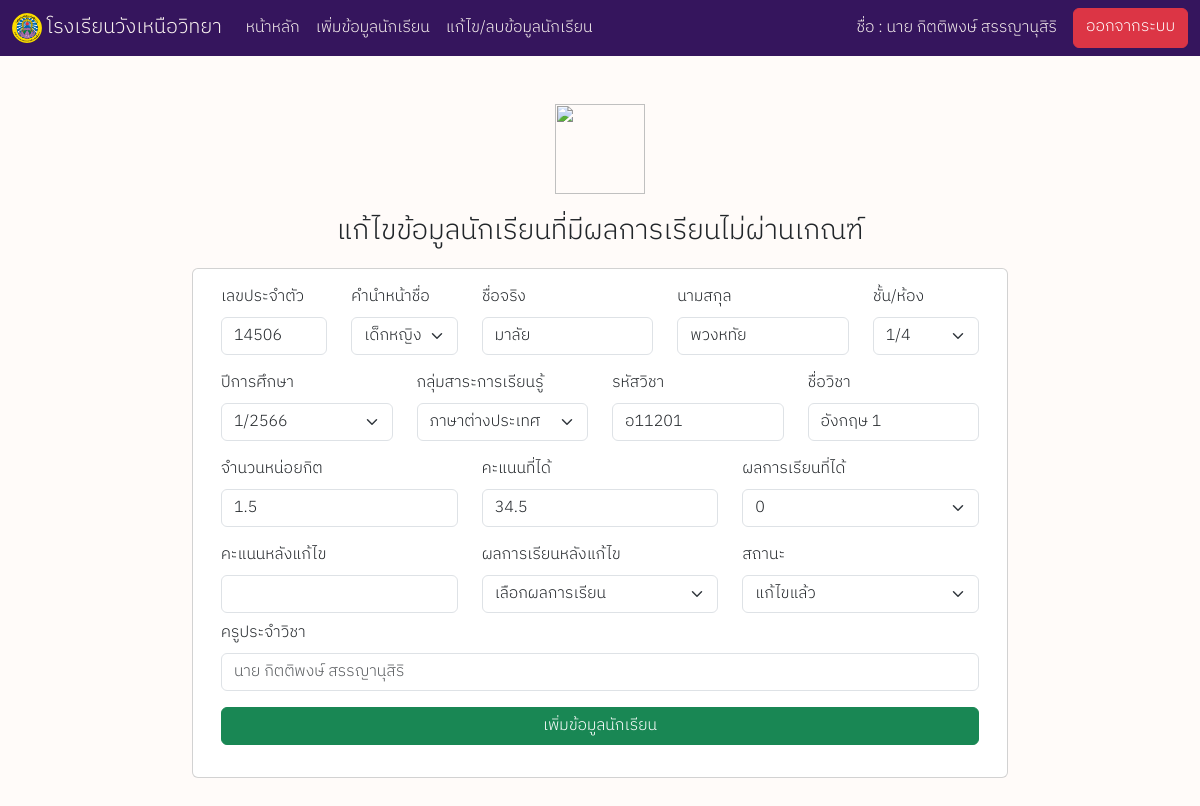
Screenshot of /student_edit.php?id=2 (signed in) with the database file from the repository.
### tables this page shows
CREATE TABLE `log_student` (
  `id` int(11) NOT NULL,
  `id_student` varchar(5) NOT NULL,
  `title_name` varchar(10) NOT NULL,
  `first_name` varchar(100) NOT NULL,
  `last_name` varchar(100) NOT NULL,
  `class` varchar(10) NOT NULL,
  `year` varchar(10) NOT NULL,
  `sara` varchar(50) NOT NULL,
  `id_subject` varchar(10) NOT NULL,
  `name_subject` varchar(50) NOT NULL,
  `credit` float NOT NULL,
  `score_before` float NOT NULL,
  `score_after` float NOT NULL,
  `grade_before` varchar(10) NOT NULL,
  `grade_after` varchar(10) NOT NULL,
  `id_teacher` int(11) NOT NULL,
  `status` varchar(20) NOT NULL,
  `time` timestamp NOT NULL DEFAULT CURRENT_TIMESTAMP ON UPDATE CURRENT_TIMESTAMP
);

### student_edit.php (the view, shortened to what this page needs)
<?php
    include 'php/server.php';
    if (isset($_GET['id'])) {
        $id = $_GET['id'];
        $student = "SELECT * FROM `log_student` WHERE id = '$id'";
        $student_result = mysqli_query($connect, $student);
    } else {
        header('location: student.php');
    }
?>
<!DOCTYPE html>
<html lang="en">
<head>
    <link rel="stylesheet" href="css/bootstrap.min.css">
    <link rel="stylesheet" href="style.css">
</head>
<body>
    <?php include 'php/navbar.php'; ?>
    <div class="row my-5">
        <div class="col-1 col-sm-1 col-md-2">
        </div>
        <div class="col-10 col-sm-10 col-md-8">
            <div class="row mb-3">
                <center>
                    <img src="img/add-1.png" width="90px" height="90px" class="mb-3">
                </center>
                <div class="fs-3 text-center">
                    แก้ไขข้อมูลนักเรียนที่มีผลการเรียนไม่ผ่านเกณฑ์
                </div>
            </div>
            <div class="row">
                <div class="card">
                    <div class="card-body">
                        <form action="php/edit_student_db.php" method="post">
                        <?php while($log_student = mysqli_fetch_assoc($student_result)) { ?>
                            <div class="row mb-2">
                                <div class="col-12 col-sm-12 mb-2 col-md-2">
                                    <label class="form-label">เลขประจำตัว</label>
                                    <input type="number" name="id_student" class="form-control" required placeholder="เช่น 12344" value="<?php echo $log_student['id_student']; ?>">
                                </div>
                                <div class="col-12 col-sm-12 mb-2 col-md-2">
                                    <label class="form-label">คำนำหน้าชื่อ</label>
                                    <select name="title_student" required class="form-select">
                                        <option value="<?php echo $log_student['title_name'] ?>"><?php echo $log_student['title_name']; ?></option>
                                    </select>
                                </div>
                                <div class="col-12 col-sm-12 mb-2 col-md-3">
                                    <label class="form-label">ชื่อจริง</label>
                                    <input type="text" name="first_name_student" class="form-control" required placeholder="กรอกชื่อจริงนักเรียน" value="<?php echo $log_student['first_name']; ?>">
                                </div>
                                <div class="col-12 col-sm-12 mb-2 col-md-3">
                                    <label class="form-label">นามสกุล</label>
                                    <input type="text" name="last_name_student" class="form-control" required placeholder="กรอกนามสกุลของนักเรียน" value="<?php echo $log_student['last_name']; ?>">
                                </div>
                                <div class="col-12 col-sm-12 mb-2 col-md-2">
                                    <label class="form-label">ชั้น/ห้อง</label>
                                    <select name="class" class="form-select" required>
                                        <option value="<?php echo $log_student['class']; ?>"><?php echo $log_student['class']; ?></option>
                                    </select>
                                </div>
                            </div>
                            <div class="row mb-2">
                                <div class="col-12 col-sm-12 col-md-3">
                                    <label class="form-label">ปีการศึกษา</label>
                                    <select name="year" required class="form-select">
                                        <option value="<?php echo $log_student['year'] ?>"><?php echo $log_student['year']; ?></option>
                                    </select>
                                </div>
                                <div class="col-12 col-sm-12 mb-2 col-md-3">
                                    <label class="form-label">กลุ่มสาระการเรียนรู้</label>
                                    <select name="sara" required class="form-select">
                                        <option value="<?php echo $log_student['sara']; ?>" ><?php echo $log_student['sara']; ?></option>
                                    </select>
                                </div>
                                <div class="col-12 col-sm-12 mb-2 col-md-3">
                                    <label class="form-label">รหัสวิชา</label>
                                    <input type="text" name="id_subject" class="form-control" required placeholder="เช่น ก20827" value="<?php echo $log_student['id_subject']; ?>">
                                </div>
                                <div class="col-12 col-sm-12 mb-2 col-md-3">
                                    <label class="form-label">ชื่อวิชา</label>
                                    <input type="text" name="name_subject" class="form-control" required placeholder="กรอกชื่อวิชา" value="<?php echo $log_student['name_subject']; ?>">
                                </div>
                            </div>
                            <div class="row mb-2">
                                <div class="col-12 col-sm-12 mb-2 col-md-4">
                                    <label class="form-label">จำนวนหน่อยกิต</label>
                                    <input type="number" name="credit" class="form-control" step="0.5" required value="<?php echo $log_student['credit']; ?>">
                                </div>
                                <div class="col-12 col-sm-12 mb-2 col-md-4">
                                    <label class="form-label">คะแนนที่ได้</label>
                                    <input type="number" name="score_before" class="form-control" step="0.5" required value="<?php echo $log_student['score_before']; ?>">
                                </div>
                                <div class="col-12 col-sm-12 mb-2 col-md-4">
                                    <label class="form-label">ผลการเรียนที่ได้</label>
                                    <select name="grade_before" class="form-select" required>
                                        <option value="<?php echo $log_student['grade_before']; ?>"><?php echo $log_student['grade_before']; ?></option>
                                    </select>
                                </div>
                            </div>
                            <div class="row mb-2">
                                <div class="col-12 col-sm-12 col-md-4">
                                    <label class="form-label">คะแนนหลังแก้ไข</label>
                                    <input type="number" name="score_after" step="0.25" required class="form-control">
                                </div>
                                <div class="col-12 col-sm-12 col-md-4">
                                    <label class="form-label">ผลการเรียนหลังแก้ไข</label>
                                    <select name="grade_after" required class="form-select">
                                        <option>เลือกผลการเรียน</option>
                                    </select>
                                </div>
                                <div class="col-12 col-sm-12 col-md-4">
                                    <label class="form-label">สถานะ</label>
                                    <select name="status" class="form-select" required>
                                        <option value="แก้ไขแล้ว" selected>แก้ไขแล้ว</option>
                                    </select>
                                </div>
                            </div>
                            <div class="row mb-2">
                                <div class="col-12 col-sm-12 mb-2 col-md-12">
                                    <label class="form-label">ครูประจำวิชา</label>
                                    <input type="text" readonly placeholder="<?php echo $_SESSION['title'] . ' ' .  $_SESSION['first_name'] . ' ' . $_SESSION['last_name'] ?>" class="form-control">
                                </div>
                            </div>
                            <div class="row mb-2">
                                <div class="col-12 col-sm-12 mb-2 col-md-12">
                                    <button type="submit" class="btn btn-success w-100">เพิ่มข้อมูลนักเรียน</button>
                                </div>
                            </div>
                            <?php } ?>
                        </form>
                    </div>
                </div>
            </div>
        </div>
        <div class="col-1 col-sm-1 col-md-2">
        </div>
    </div>
</body>
</html>

### style.css (style rules this page uses)
body { background-color: #fffbf9; font-family: 'IBM Plex Sans Thai', sans-serif; }

### rows the page displays
log_student: id_student "14506", title_student "เด็กหญิง", first_name_student "มาลัย", last_name_student "พวงหทัย", class "1/4", year "1/2566", sara "ภาษาต่างประเทศ", id_subject "อ11201", name_subject "อังกฤษ 1", credit "1.5", score_before "34.5", grade_before "0"

### other values shown
$_SESSION['title'] "นาย"
$_SESSION['first_name'] "กิตติพงษ์"
$_SESSION['last_name'] "สรรญานุสิริ"
